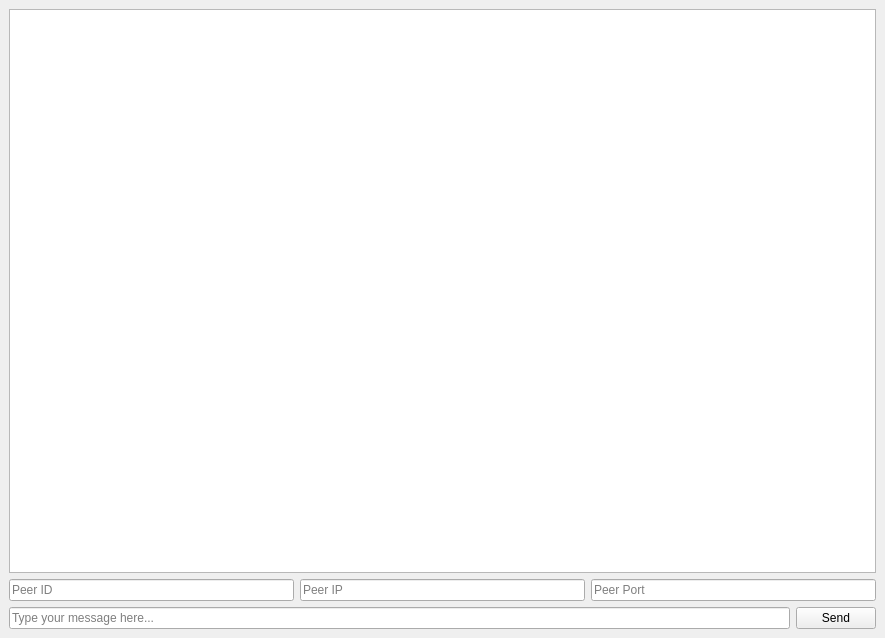
<?xml version="1.0" encoding="UTF-8"?>
<ui version="4.0">
 <class>MainWindow</class>
 <widget class="QMainWindow" name="MainWindow">
  <property name="geometry">
   <rect>
    <x>0</x>
    <y>0</y>
    <width>885</width>
    <height>638</height>
   </rect>
  </property>
  <property name="windowTitle">
   <string>P2P Messaging</string>
  </property>
  <widget class="QWidget" name="centralwidget">
   <layout class="QVBoxLayout" name="verticalLayout">
    <item>
     <widget class="QTextEdit" name="logTextBox"/>
    </item>
    <item>
     <layout class="QHBoxLayout" name="horizontalLayout">
           <item>
            <widget class="QLineEdit" name="peerIDInput">
             <property name="placeholderText">
              <string>Peer ID</string>
             </property>
            </widget>
           </item>
      <item>
       <widget class="QLineEdit" name="peerIPInput">
        <property name="placeholderText">
         <string>Peer IP</string>
        </property>
       </widget>
      </item>
      <item>
       <widget class="QLineEdit" name="peerPortInput">
        <property name="placeholderText">
         <string>Peer Port</string>
        </property>
       </widget>
      </item>
     </layout>
    </item>
    <item>
     <layout class="QHBoxLayout" name="horizontalLayout_2">
      <item>
       <widget class="QLineEdit" name="messageInput">
        <property name="placeholderText">
         <string>Type your message here...</string>
        </property>
       </widget>
      </item>
      <item>
       <widget class="QPushButton" name="sendButton">
        <property name="text">
         <string>Send</string>
        </property>
       </widget>
      </item>
     </layout>
    </item>
   </layout>
  </widget>
 </widget>
 <resources/>
 <connections/>
</ui>
